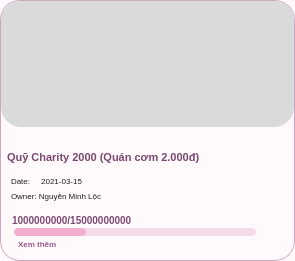
     <widget class="QFrame" name="card3">
      <property name="geometry">
       <rect>
        <x>315</x>
        <y>472</y>
        <width>295</width>
        <height>261</height>
       </rect>
      </property>
      <property name="styleSheet">
       <string notr="true">QFrame{
    background:#FFF9FC;
    border:1px solid #D0A8BD;
    border-radius:20px;
}</string>
      </property>
      <widget class="QLabel" name="card3Image">
       <property name="geometry">
        <rect>
         <x>1</x>
         <y>1</y>
         <width>293</width>
         <height>126</height>
        </rect>
       </property>
       <property name="styleSheet">
        <string notr="true">QLabel{
    background:#DADADA;
    border:none;
    border-top-left-radius:19px;
    border-top-right-radius:19px;
}</string>
       </property>
       <property name="pixmap">
        <pixmap>campaign32</pixmap>
       </property>
       <property name="scaledContents">
        <bool>true</bool>
       </property>
      </widget>
      <widget class="QLabel" name="card3Title">
       <property name="geometry">
        <rect>
         <x>7</x>
         <y>136</y>
         <width>279</width>
         <height>42</height>
        </rect>
       </property>
       <property name="styleSheet">
        <string notr="true">QLabel{
    color:#78496F;
    font-size:11px;
    font-weight:800;
    background:transparent;
    border:none;
}</string>
       </property>
       <property name="text">
        <string>Quỹ Charity 2000 (Quán cơm 2.000đ)</string>
       </property>
       <property name="wordWrap">
        <bool>true</bool>
       </property>
      </widget>
      <widget class="QLabel" name="card3Date">
       <property name="geometry">
        <rect>
         <x>11</x>
         <y>173</y>
         <width>170</width>
         <height>16</height>
        </rect>
       </property>
       <property name="styleSheet">
        <string notr="true">QLabel{
    color:#222;
    font-size:8px;
    background:transparent;
    border:none;
}</string>
       </property>
       <property name="text">
        <string>Date:     2021-03-15</string>
       </property>
      </widget>
      <widget class="QLabel" name="card3Owner">
       <property name="geometry">
        <rect>
         <x>11</x>
         <y>188</y>
         <width>180</width>
         <height>16</height>
        </rect>
       </property>
       <property name="styleSheet">
        <string notr="true">QLabel{
    color:#222;
    font-size:8px;
    background:transparent;
    border:none;
}</string>
       </property>
       <property name="text">
        <string>Owner: Nguyễn Minh Lộc</string>
       </property>
      </widget>
      <widget class="QLabel" name="card3Money">
       <property name="geometry">
        <rect>
         <x>12</x>
         <y>210</y>
         <width>220</width>
         <height>20</height>
        </rect>
       </property>
       <property name="styleSheet">
        <string notr="true">QLabel{
    color:#7C4A73;
    font-size:10px;
    font-weight:900;
    background:transparent;
    border:none;
}</string>
       </property>
       <property name="text">
        <string>1000000000/15000000000</string>
       </property>
      </widget>
      <widget class="QProgressBar" name="card3Progress">
       <property name="geometry">
        <rect>
         <x>14</x>
         <y>228</y>
         <width>242</width>
         <height>8</height>
        </rect>
       </property>
       <property name="styleSheet">
        <string notr="true">QProgressBar{
    background:#F6DCE8;
    border:none;
    border-radius:4px;
}
QProgressBar::chunk{
    background:#F2AED0;
    border-radius:4px;
}</string>
       </property>
       <property name="value">
        <number>30</number>
       </property>
       <property name="textVisible">
        <bool>false</bool>
       </property>
      </widget>
      <widget class="QLabel" name="card3More">
       <property name="geometry">
        <rect>
         <x>18</x>
         <y>236</y>
         <width>70</width>
         <height>16</height>
        </rect>
       </property>
       <property name="styleSheet">
        <string notr="true">QLabel{
    color:#9A5C8B;
    font-size:8px;
    font-weight:700;
    background:transparent;
    border:none;
}</string>
       </property>
       <property name="text">
        <string>Xem thêm</string>
       </property>
      </widget>
     </widget>
